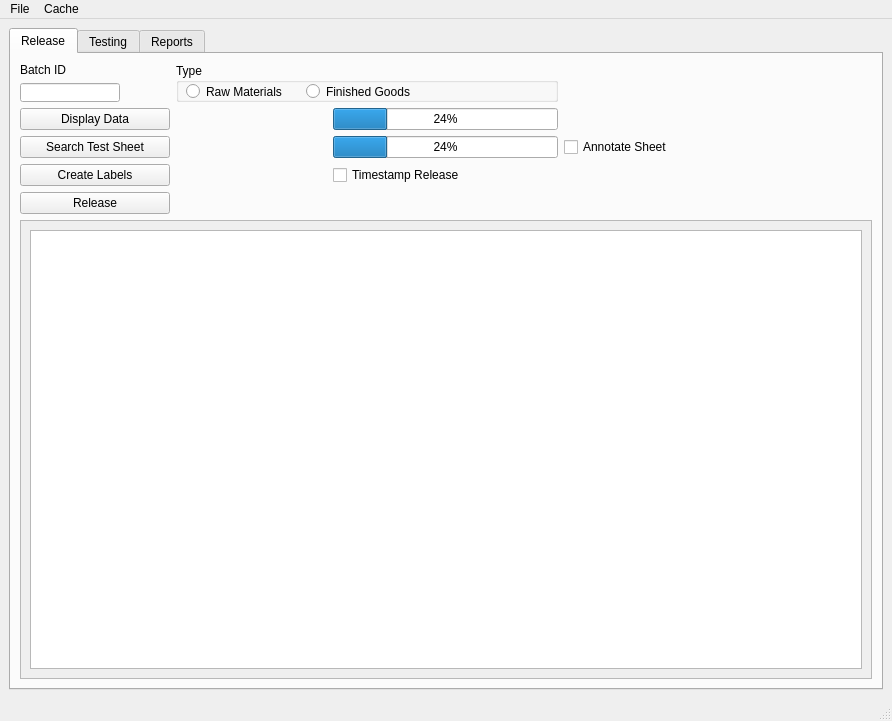
<?xml version="1.0" encoding="UTF-8"?>
<ui version="4.0">
 <class>QCRelease</class>
 <widget class="QMainWindow" name="QCRelease">
  <property name="geometry">
   <rect>
    <x>0</x>
    <y>0</y>
    <width>892</width>
    <height>721</height>
   </rect>
  </property>
  <property name="windowTitle">
   <string>QC Release</string>
  </property>
  <widget class="QWidget" name="centralwidget">
   <property name="sizePolicy">
    <sizepolicy hsizetype="Expanding" vsizetype="Expanding">
     <horstretch>0</horstretch>
     <verstretch>0</verstretch>
    </sizepolicy>
   </property>
   <layout class="QVBoxLayout" name="verticalLayout">
    <item>
     <widget class="QTabWidget" name="tabWidget">
      <property name="currentIndex">
       <number>0</number>
      </property>
      <widget class="QWidget" name="release_tab">
       <property name="sizePolicy">
        <sizepolicy hsizetype="Expanding" vsizetype="Expanding">
         <horstretch>0</horstretch>
         <verstretch>0</verstretch>
        </sizepolicy>
       </property>
       <attribute name="title">
        <string>Release</string>
       </attribute>
       <layout class="QGridLayout" name="gridLayout_3">
        <item row="6" column="0" colspan="5">
         <widget class="QScrollArea" name="scrollArea">
          <property name="minimumSize">
           <size>
            <width>0</width>
            <height>0</height>
           </size>
          </property>
          <property name="widgetResizable">
           <bool>true</bool>
          </property>
          <widget class="QWidget" name="scrollAreaWidgetContents_2">
           <property name="geometry">
            <rect>
             <x>0</x>
             <y>0</y>
             <width>848</width>
             <height>456</height>
            </rect>
           </property>
           <property name="sizePolicy">
            <sizepolicy hsizetype="Expanding" vsizetype="Expanding">
             <horstretch>0</horstretch>
             <verstretch>0</verstretch>
            </sizepolicy>
           </property>
           <property name="minimumSize">
            <size>
             <width>0</width>
             <height>0</height>
            </size>
           </property>
           <layout class="QGridLayout" name="gridLayout_2">
            <item row="0" column="0">
             <widget class="QTableWidget" name="batchdatatable">
              <property name="minimumSize">
               <size>
                <width>0</width>
                <height>0</height>
               </size>
              </property>
              <attribute name="horizontalHeaderStretchLastSection">
               <bool>false</bool>
              </attribute>
             </widget>
            </item>
           </layout>
          </widget>
         </widget>
        </item>
        <item row="5" column="4">
         <widget class="QLabel" name="timestamp_label">
          <property name="text">
           <string/>
          </property>
         </widget>
        </item>
        <item row="1" column="0">
         <widget class="QLineEdit" name="batchIDinput">
          <property name="maximumSize">
           <size>
            <width>100</width>
            <height>19</height>
           </size>
          </property>
         </widget>
        </item>
        <item row="2" column="0">
         <widget class="QPushButton" name="displaydatabutton">
          <property name="maximumSize">
           <size>
            <width>150</width>
            <height>16777215</height>
           </size>
          </property>
          <property name="text">
           <string>Display Data</string>
          </property>
         </widget>
        </item>
        <item row="3" column="0">
         <widget class="QPushButton" name="searchtestsheetbutton">
          <property name="maximumSize">
           <size>
            <width>150</width>
            <height>16777215</height>
           </size>
          </property>
          <property name="text">
           <string>Search Test Sheet</string>
          </property>
         </widget>
        </item>
        <item row="5" column="0">
         <widget class="QPushButton" name="releaseButton">
          <property name="maximumSize">
           <size>
            <width>150</width>
            <height>16777215</height>
           </size>
          </property>
          <property name="text">
           <string>Release</string>
          </property>
         </widget>
        </item>
        <item row="3" column="2">
         <widget class="QProgressBar" name="testsheetprogressbar">
          <property name="minimumSize">
           <size>
            <width>225</width>
            <height>0</height>
           </size>
          </property>
          <property name="maximumSize">
           <size>
            <width>225</width>
            <height>16777215</height>
           </size>
          </property>
          <property name="value">
           <number>24</number>
          </property>
         </widget>
        </item>
        <item row="4" column="2">
         <widget class="QCheckBox" name="timestampbox">
          <property name="minimumSize">
           <size>
            <width>200</width>
            <height>0</height>
           </size>
          </property>
          <property name="text">
           <string>Timestamp Release</string>
          </property>
         </widget>
        </item>
        <item row="4" column="0">
         <widget class="QPushButton" name="createlabelsbutton">
          <property name="minimumSize">
           <size>
            <width>150</width>
            <height>0</height>
           </size>
          </property>
          <property name="maximumSize">
           <size>
            <width>100</width>
            <height>16777215</height>
           </size>
          </property>
          <property name="text">
           <string>Create Labels</string>
          </property>
         </widget>
        </item>
        <item row="0" column="0">
         <widget class="QLabel" name="label">
          <property name="maximumSize">
           <size>
            <width>100</width>
            <height>16777215</height>
           </size>
          </property>
          <property name="text">
           <string>Batch ID</string>
          </property>
         </widget>
        </item>
        <item row="4" column="4">
         <widget class="QLabel" name="create_labels_label">
          <property name="text">
           <string/>
          </property>
         </widget>
        </item>
        <item row="3" column="4">
         <widget class="QLabel" name="recent_data_label">
          <property name="text">
           <string/>
          </property>
         </widget>
        </item>
        <item row="3" column="3">
         <widget class="QCheckBox" name="annotatesheetbox">
          <property name="minimumSize">
           <size>
            <width>100</width>
            <height>0</height>
           </size>
          </property>
          <property name="maximumSize">
           <size>
            <width>200</width>
            <height>16777215</height>
           </size>
          </property>
          <property name="text">
           <string>Annotate Sheet</string>
          </property>
         </widget>
        </item>
        <item row="2" column="2">
         <widget class="QProgressBar" name="progressBar">
          <property name="minimumSize">
           <size>
            <width>225</width>
            <height>0</height>
           </size>
          </property>
          <property name="maximumSize">
           <size>
            <width>100</width>
            <height>16777215</height>
           </size>
          </property>
          <property name="value">
           <number>24</number>
          </property>
         </widget>
        </item>
        <item row="0" column="1" rowspan="2" colspan="2">
         <widget class="QGroupBox" name="groupBox_2">
          <property name="title">
           <string>Type</string>
          </property>
          <widget class="QRadioButton" name="rm_button">
           <property name="geometry">
            <rect>
             <x>10</x>
             <y>20</y>
             <width>101</width>
             <height>17</height>
            </rect>
           </property>
           <property name="text">
            <string>Raw Materials</string>
           </property>
          </widget>
          <widget class="QRadioButton" name="fg_button">
           <property name="geometry">
            <rect>
             <x>130</x>
             <y>20</y>
             <width>111</width>
             <height>17</height>
            </rect>
           </property>
           <property name="text">
            <string>Finished Goods</string>
           </property>
          </widget>
         </widget>
        </item>
       </layout>
      </widget>
      <widget class="QWidget" name="testing_tab">
       <property name="sizePolicy">
        <sizepolicy hsizetype="Expanding" vsizetype="Expanding">
         <horstretch>0</horstretch>
         <verstretch>0</verstretch>
        </sizepolicy>
       </property>
       <attribute name="title">
        <string>Testing</string>
       </attribute>
       <layout class="QGridLayout" name="gridLayout">
        <item row="1" column="0">
         <widget class="QPushButton" name="tustinbutton">
          <property name="text">
           <string>Generate Test Sheet (Tustin)</string>
          </property>
         </widget>
        </item>
        <item row="2" column="0">
         <widget class="QPushButton" name="pushButton_2">
          <property name="text">
           <string>Generate Test Sheet (Burbank)</string>
          </property>
         </widget>
        </item>
        <item row="1" column="1">
         <widget class="QProgressBar" name="tustinbar">
          <property name="value">
           <number>24</number>
          </property>
         </widget>
        </item>
        <item row="2" column="1">
         <widget class="QLabel" name="label_2">
          <property name="text">
           <string>(IN DEVELOPMENT)</string>
          </property>
         </widget>
        </item>
        <item row="0" column="0" colspan="2">
         <widget class="QScrollArea" name="scrollArea_2">
          <property name="widgetResizable">
           <bool>true</bool>
          </property>
          <widget class="QWidget" name="scrollAreaWidgetContents_3">
           <property name="geometry">
            <rect>
             <x>0</x>
             <y>0</y>
             <width>848</width>
             <height>558</height>
            </rect>
           </property>
           <property name="sizePolicy">
            <sizepolicy hsizetype="Expanding" vsizetype="Expanding">
             <horstretch>0</horstretch>
             <verstretch>0</verstretch>
            </sizepolicy>
           </property>
           <layout class="QGridLayout" name="gridLayout_5">
            <item row="0" column="0">
             <widget class="QTableWidget" name="testingtable"/>
            </item>
           </layout>
          </widget>
         </widget>
        </item>
       </layout>
      </widget>
      <widget class="QWidget" name="report_tab">
       <attribute name="title">
        <string>Reports</string>
       </attribute>
       <widget class="QPushButton" name="report_test_button">
        <property name="geometry">
         <rect>
          <x>30</x>
          <y>40</y>
          <width>181</width>
          <height>23</height>
         </rect>
        </property>
        <property name="text">
         <string>Generate Report</string>
        </property>
       </widget>
       <widget class="QLabel" name="label_3">
        <property name="geometry">
         <rect>
          <x>10</x>
          <y>10</y>
          <width>47</width>
          <height>14</height>
         </rect>
        </property>
        <property name="text">
         <string/>
        </property>
       </widget>
       <widget class="QGroupBox" name="groupBox">
        <property name="geometry">
         <rect>
          <x>260</x>
          <y>10</y>
          <width>161</width>
          <height>131</height>
         </rect>
        </property>
        <property name="sizePolicy">
         <sizepolicy hsizetype="Preferred" vsizetype="Fixed">
          <horstretch>0</horstretch>
          <verstretch>0</verstretch>
         </sizepolicy>
        </property>
        <property name="title">
         <string>Range</string>
        </property>
        <layout class="QGridLayout" name="gridLayout_6">
         <item row="5" column="0">
          <widget class="QRadioButton" name="yearButton">
           <property name="minimumSize">
            <size>
             <width>0</width>
             <height>20</height>
            </size>
           </property>
           <property name="text">
            <string>Year</string>
           </property>
          </widget>
         </item>
         <item row="1" column="0">
          <widget class="QRadioButton" name="weekButton">
           <property name="minimumSize">
            <size>
             <width>0</width>
             <height>20</height>
            </size>
           </property>
           <property name="text">
            <string>Week</string>
           </property>
          </widget>
         </item>
         <item row="4" column="0">
          <widget class="QRadioButton" name="monthButton">
           <property name="minimumSize">
            <size>
             <width>0</width>
             <height>20</height>
            </size>
           </property>
           <property name="text">
            <string>Month</string>
           </property>
          </widget>
         </item>
         <item row="0" column="0">
          <widget class="QRadioButton" name="dayButton">
           <property name="minimumSize">
            <size>
             <width>0</width>
             <height>20</height>
            </size>
           </property>
           <property name="text">
            <string>Day</string>
           </property>
          </widget>
         </item>
        </layout>
       </widget>
       <widget class="QDateEdit" name="report_date">
        <property name="geometry">
         <rect>
          <x>30</x>
          <y>10</y>
          <width>181</width>
          <height>22</height>
         </rect>
        </property>
        <property name="date">
         <date>
          <year>2026</year>
          <month>4</month>
          <day>8</day>
         </date>
        </property>
       </widget>
       <widget class="QProgressBar" name="report_progress_bar">
        <property name="geometry">
         <rect>
          <x>30</x>
          <y>70</y>
          <width>211</width>
          <height>23</height>
         </rect>
        </property>
        <property name="value">
         <number>24</number>
        </property>
       </widget>
      </widget>
     </widget>
    </item>
   </layout>
  </widget>
  <widget class="QMenuBar" name="menubar">
   <property name="geometry">
    <rect>
     <x>0</x>
     <y>0</y>
     <width>892</width>
     <height>21</height>
    </rect>
   </property>
   <widget class="QMenu" name="menuFile">
    <property name="title">
     <string>File</string>
    </property>
    <addaction name="actionSave"/>
    <addaction name="actionSave_As"/>
    <addaction name="actionOpen"/>
   </widget>
   <widget class="QMenu" name="menuCache">
    <property name="title">
     <string>Cache</string>
    </property>
    <addaction name="actionRefresh_Check_In_Data"/>
    <addaction name="actionRefresh_Component_Check_In_Data"/>
    <addaction name="actionRefresh_Label_Check_In_Data"/>
    <addaction name="actionRefresh_Test_and_Skip_Data"/>
   </widget>
   <addaction name="menuFile"/>
   <addaction name="menuCache"/>
  </widget>
  <widget class="QStatusBar" name="statusbar"/>
  <action name="actionSave">
   <property name="text">
    <string>Save</string>
   </property>
  </action>
  <action name="actionSave_As">
   <property name="text">
    <string>Save As</string>
   </property>
  </action>
  <action name="actionLoad">
   <property name="text">
    <string>Open</string>
   </property>
  </action>
  <action name="actionOpen">
   <property name="text">
    <string>Open</string>
   </property>
  </action>
  <action name="actionRefresh_Check_In_Data">
   <property name="text">
    <string>Refresh RM Check-In Data</string>
   </property>
  </action>
  <action name="actionRefresh_Component_Check_In_Data">
   <property name="text">
    <string>Refresh Component Check-In Data</string>
   </property>
  </action>
  <action name="actionRefresh_Label_Check_In_Data">
   <property name="text">
    <string>Refresh Label Check-In Data</string>
   </property>
  </action>
  <action name="actionRefresh_Test_and_Skip_Data">
   <property name="text">
    <string>Refresh Test and Skip Data</string>
   </property>
  </action>
 </widget>
 <resources/>
 <connections/>
</ui>
